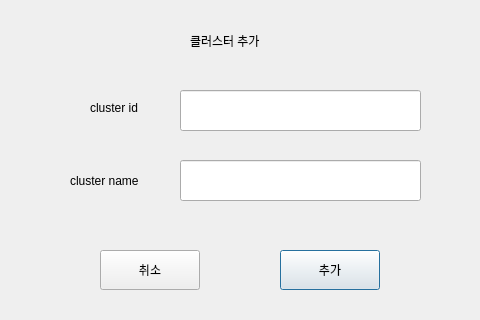
<?xml version="1.0" encoding="UTF-8"?>
<ui version="4.0">
 <class>Dialog</class>
 <widget class="QDialog" name="Dialog">
  <property name="geometry">
   <rect>
    <x>0</x>
    <y>0</y>
    <width>480</width>
    <height>320</height>
   </rect>
  </property>
  <property name="windowTitle">
   <string>Dialog</string>
  </property>
  <widget class="QPushButton" name="pushButton_save">
   <property name="geometry">
    <rect>
     <x>280</x>
     <y>250</y>
     <width>100</width>
     <height>40</height>
    </rect>
   </property>
   <property name="text">
    <string>추가</string>
   </property>
  </widget>
  <widget class="QPushButton" name="pushButton_cancel">
   <property name="geometry">
    <rect>
     <x>100</x>
     <y>250</y>
     <width>100</width>
     <height>40</height>
    </rect>
   </property>
   <property name="text">
    <string>취소</string>
   </property>
  </widget>
  <widget class="QLabel" name="label">
   <property name="geometry">
    <rect>
     <x>190</x>
     <y>30</y>
     <width>81</width>
     <height>21</height>
    </rect>
   </property>
   <property name="text">
    <string>클러스터 추가</string>
   </property>
  </widget>
  <widget class="QLineEdit" name="lineEdit_cluster_id">
   <property name="geometry">
    <rect>
     <x>180</x>
     <y>90</y>
     <width>241</width>
     <height>41</height>
    </rect>
   </property>
  </widget>
  <widget class="QLabel" name="label_2">
   <property name="geometry">
    <rect>
     <x>90</x>
     <y>100</y>
     <width>58</width>
     <height>16</height>
    </rect>
   </property>
   <property name="text">
    <string>cluster id</string>
   </property>
  </widget>
  <widget class="QLabel" name="label_3">
   <property name="geometry">
    <rect>
     <x>70</x>
     <y>170</y>
     <width>81</width>
     <height>21</height>
    </rect>
   </property>
   <property name="text">
    <string>cluster name</string>
   </property>
  </widget>
  <widget class="QLineEdit" name="lineEdit_cluster_name">
   <property name="geometry">
    <rect>
     <x>180</x>
     <y>160</y>
     <width>241</width>
     <height>41</height>
    </rect>
   </property>
  </widget>
 </widget>
 <resources/>
 <connections/>
</ui>
